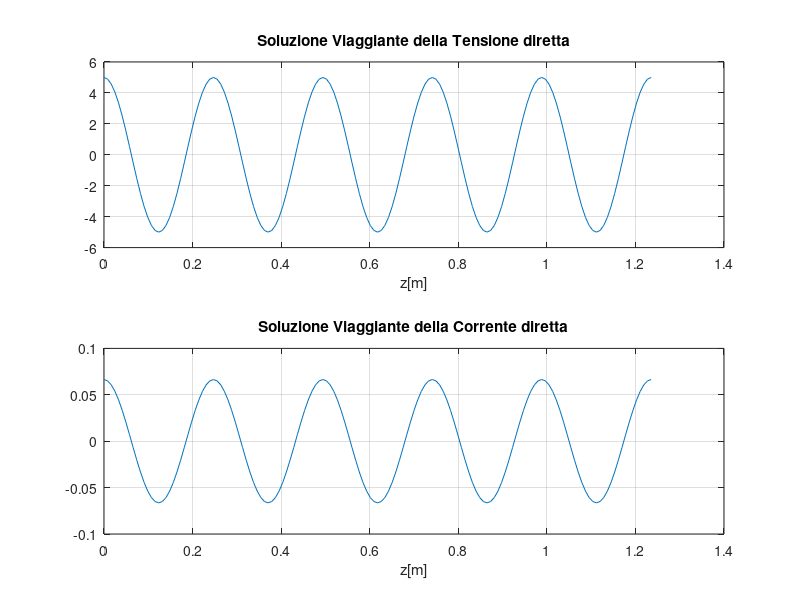

Reproduce this figure in MATLAB.
clear all;
close all;
clc;
%Linea adatta

f=800e6;
V_pos=5;%V+ delle Soluzioni Viaggianti
omega=700e6;
eps0=8.854e-12;
mu0=4*pi*1e-7;
%cavo H550A++
eps_r=2.3;
mu_r=1;
l=1;
raggio_e=5.5e-3;
raggio_i=0.82e-3;

C=(2*pi*eps0*eps_r)/log(raggio_e/raggio_i);
L=((mu0*mu_r*l)/(2*pi))*log(raggio_e/raggio_i);

z0=sqrt(L/C);
Vp=1/sqrt(L*C);
lambda=Vp/f;
k=(2*pi)/lambda;
z=0:(lambda/30):5*lambda;


V1=V_pos*exp((-1*1i)*k.*z);
I_pos=V_pos/z0;

%Soluzione Viaggiante della Corrente e della Tensione diretta
I1=I_pos*exp((-1*1i)*k.*z);

figure(1);
subplot(2,1,1);
plot(z,real(V1));
grid;
xlabel("z[m]");
title("Soluzione Viaggiante della Tensione diretta");
subplot(2,1,2);
plot(z,real(I1));
grid;
xlabel("z[m]");
title("Soluzione Viaggiante della Corrente diretta");